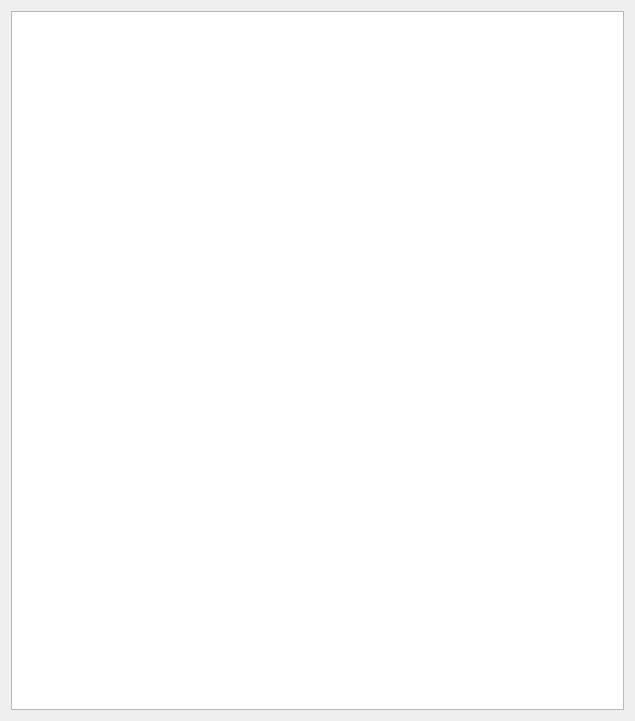
<?xml version="1.0" encoding="UTF-8"?>
<ui version="4.0">
 <class>Help</class>
 <widget class="QWidget" name="Help">
  <property name="geometry">
   <rect>
    <x>0</x>
    <y>0</y>
    <width>635</width>
    <height>721</height>
   </rect>
  </property>
  <property name="windowTitle">
   <string>Form</string>
  </property>
  <layout class="QGridLayout" name="gridLayout">
   <item row="0" column="0">
    <widget class="QTextBrowser" name="textBrowser"/>
   </item>
  </layout>
 </widget>
 <resources/>
 <connections/>
</ui>
